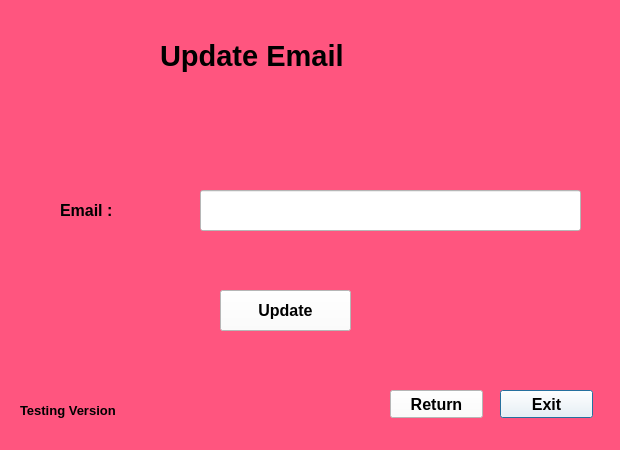
<?xml version="1.0" encoding="UTF-8"?>
<ui version="4.0">
 <class>Dialog</class>
 <widget class="QDialog" name="Dialog">
  <property name="geometry">
   <rect>
    <x>0</x>
    <y>0</y>
    <width>620</width>
    <height>450</height>
   </rect>
  </property>
  <property name="windowTitle">
   <string>Dialog</string>
  </property>
  <property name="styleSheet">
   <string notr="true">background-color: rgb(255, 85, 127);</string>
  </property>
  <widget class="QLabel" name="label_4">
   <property name="geometry">
    <rect>
     <x>160</x>
     <y>20</y>
     <width>341</width>
     <height>71</height>
    </rect>
   </property>
   <property name="font">
    <font>
     <family>MS Sans Serif</family>
     <pointsize>22</pointsize>
     <weight>75</weight>
     <bold>true</bold>
     <strikeout>false</strikeout>
    </font>
   </property>
   <property name="text">
    <string>Update Email</string>
   </property>
  </widget>
  <widget class="QPushButton" name="Exit">
   <property name="geometry">
    <rect>
     <x>500</x>
     <y>390</y>
     <width>93</width>
     <height>28</height>
    </rect>
   </property>
   <property name="font">
    <font>
     <family>MS Sans Serif</family>
     <pointsize>12</pointsize>
     <weight>75</weight>
     <bold>true</bold>
    </font>
   </property>
   <property name="styleSheet">
    <string notr="true">background-color: rgb(255, 255, 255);</string>
   </property>
   <property name="text">
    <string>Exit</string>
   </property>
  </widget>
  <widget class="QPushButton" name="Update">
   <property name="geometry">
    <rect>
     <x>220</x>
     <y>290</y>
     <width>131</width>
     <height>41</height>
    </rect>
   </property>
   <property name="font">
    <font>
     <family>MS Sans Serif</family>
     <pointsize>12</pointsize>
     <weight>75</weight>
     <bold>true</bold>
    </font>
   </property>
   <property name="styleSheet">
    <string notr="true">background-color: rgb(255, 255, 255);</string>
   </property>
   <property name="text">
    <string>Update</string>
   </property>
  </widget>
  <widget class="QPushButton" name="ReturnButton">
   <property name="geometry">
    <rect>
     <x>390</x>
     <y>390</y>
     <width>93</width>
     <height>28</height>
    </rect>
   </property>
   <property name="font">
    <font>
     <family>MS Sans Serif</family>
     <pointsize>12</pointsize>
     <weight>75</weight>
     <bold>true</bold>
    </font>
   </property>
   <property name="styleSheet">
    <string notr="true">background-color: rgb(255, 255, 255);</string>
   </property>
   <property name="text">
    <string>Return</string>
   </property>
  </widget>
  <widget class="QLabel" name="label_5">
   <property name="geometry">
    <rect>
     <x>60</x>
     <y>190</y>
     <width>141</width>
     <height>41</height>
    </rect>
   </property>
   <property name="font">
    <font>
     <family>MS Sans Serif</family>
     <pointsize>12</pointsize>
     <weight>75</weight>
     <bold>true</bold>
     <strikeout>false</strikeout>
    </font>
   </property>
   <property name="styleSheet">
    <string notr="true"/>
   </property>
   <property name="text">
    <string>Email :</string>
   </property>
  </widget>
  <widget class="QLabel" name="label_2">
   <property name="geometry">
    <rect>
     <x>20</x>
     <y>400</y>
     <width>131</width>
     <height>20</height>
    </rect>
   </property>
   <property name="font">
    <font>
     <family>MS Sans Serif</family>
     <pointsize>10</pointsize>
     <weight>75</weight>
     <bold>true</bold>
    </font>
   </property>
   <property name="text">
    <string>Testing Version</string>
   </property>
  </widget>
  <widget class="QLineEdit" name="Email">
   <property name="geometry">
    <rect>
     <x>200</x>
     <y>190</y>
     <width>381</width>
     <height>41</height>
    </rect>
   </property>
   <property name="styleSheet">
    <string notr="true">background-color: rgb(255, 255, 255);</string>
   </property>
  </widget>
 </widget>
 <resources/>
 <connections/>
</ui>
